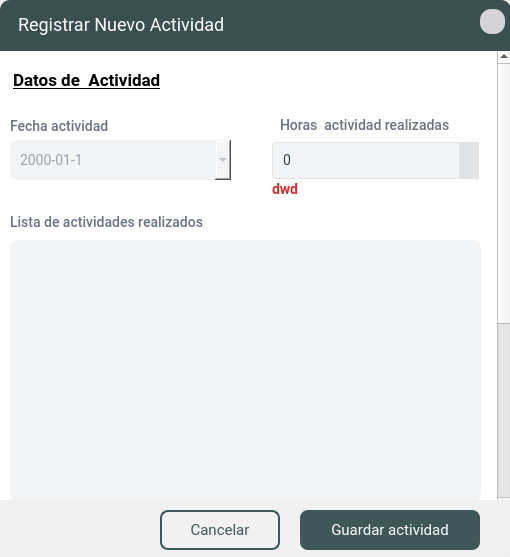
<?xml version="1.0" encoding="UTF-8"?>
<ui version="4.0">
 <class>FormularioSeguimientoEstudiante</class>
 <widget class="QDialog" name="FormularioSeguimientoEstudiante">
  <property name="geometry">
   <rect>
    <x>0</x>
    <y>0</y>
    <width>510</width>
    <height>557</height>
   </rect>
  </property>
  <property name="minimumSize">
   <size>
    <width>510</width>
    <height>557</height>
   </size>
  </property>
  <property name="maximumSize">
   <size>
    <width>510</width>
    <height>557</height>
   </size>
  </property>
  <property name="windowTitle">
   <string>Formulario Estudiante</string>
  </property>
  <layout class="QGridLayout" name="gridLayout">
   <property name="leftMargin">
    <number>0</number>
   </property>
   <property name="topMargin">
    <number>0</number>
   </property>
   <property name="rightMargin">
    <number>0</number>
   </property>
   <property name="bottomMargin">
    <number>0</number>
   </property>
   <property name="spacing">
    <number>0</number>
   </property>
   <item row="0" column="0">
    <widget class="QFrame" name="frame">
     <property name="styleSheet">
      <string notr="true">#frame{background-color: #f1f1f1;
border-top-left-radius: 10px;
border-top-right-radius: 10px; 
border-bottom-right-radius: 10px;
border-bottom-left-radius: 10px;}

</string>
     </property>
     <property name="frameShape">
      <enum>QFrame::NoFrame</enum>
     </property>
     <property name="frameShadow">
      <enum>QFrame::Raised</enum>
     </property>
     <widget class="QScrollArea" name="scrollArea">
      <property name="geometry">
       <rect>
        <x>0</x>
        <y>50</y>
        <width>511</width>
        <height>461</height>
       </rect>
      </property>
      <property name="styleSheet">
       <string notr="true">#scrollArea{background-color: #f1f1f1; 
border-bottom-right-radius: 10px;
border-bottom-left-radius: 10px;}



QLabel{
font-family: Roboto;
font-style: normal;
font-weight: 450;
font-size: 14px;
letter-spacing: 0.02em;
color: #6B7280;}


QLineEdit{
font-family: Roboto;
font-style: normal;
font-weight: normal;
font-size: 14px;
letter-spacing: 0.02em;
background: #F3F4F6;
border: 2px solid #F3F4F6;
border-radius: 8px;
color:#9CA3AF;
padding:10px}

QLineEdit::focus{
background: #FFFFFF;
border: 2px solid #344647;
border-radius: 8px;
}



QDateEdit {
    font-family: Roboto;
    font-style: normal;
    font-weight: normal;
    font-size: 14px;
    letter-spacing: 0.02em;
    background: #F3F4F6;
    color: #9CA3AF;
    padding: 8px;
    border-radius: 8px;
}

QDateEdit::up-button {
    min-width: 25px;
    min-height: 12px;
    background-color: #F3F4F6; 
    border-radius: 6px;
}

QDateEdit::down-button {
    min-width: 25px;
    min-height: 12px;
    background-color: #F3F4F6; 
    border-radius: 6px;
}

QDateEdit::up-arrow {
    image: url(:/menu/contraerarriba.png);
    width: 11px;
    height: 11px;
}

QDateEdit::down-arrow {
    image: url(:/menu/contraerabajo.png);
    width: 11px;
    height: 11px;
}

QDateEdit:focus {
    background: #FFFFFF;
    border: 2px solid #344647;
    border-radius: 8px;
}

/* Estilo para el QCalendarWidget */
QCalendarWidget {
    font-family: Roboto;
    background: #F3F4F6;
    color: #344647;
    border: 2px solid #344647;
    border-radius: 8px;
}

QCalendarWidget QToolButton {
    background-color: #F3F4F6;
    color: #344647;
    font-size: 14px;
    border: none;
    margin: 5px;
    padding: 5px;
}

QCalendarWidget QToolButton:hover {
    background-color: #E2E3E4;
}

QCalendarWidget QMenu {
    background-color: #F3F4F6;
    color: #344647;
}

QCalendarWidget QSpinBox {
    background: #F3F4F6;
    color: #344647;
    font-size: 14px;
    border: 1px solid #E2E3E4;
    border-radius: 4px;
    margin: 2px;
}

QCalendarWidget QSpinBox::up-button, QCalendarWidget QSpinBox::down-button {
    subcontrol-origin: border;
    background: #E2E3E4;
    border: none;
}

QCalendarWidget QSpinBox::up-arrow, QCalendarWidget QSpinBox::down-arrow {
    width: 10px;
    height: 10px;
}

QCalendarWidget QAbstractItemView:enabled {
    font-size: 14px;
    color: #344647;
    background-color: #FFFFFF;
    selection-background-color: #689091;
    selection-color: #FFFFFF;
    outline: none;
}

QCalendarWidget QAbstractItemView:disabled {
    color: #9CA3AF;
}

QCalendarWidget QWidget#qt_calendar_navigationbar {
    background-color: #F3F4F6;
    border-bottom: 1px solid #E2E3E4;
}



/* QLabel para Mostrar Error */
QLabel#errorNombres, #errorApellidos, #errorIdentificacion, #errorFechaNacimiento, #errorCorreo, #errorTelefono, #errorDireccion{
    font-family: Roboto;
    font-style: normal;
    font-weight: bold;
    font-size: 14px;
    color: #D32F2F; 
}

QSpinBox {
    font-family: Roboto;
    font-style: normal;
    font-weight: normal;
    font-size: 14px;
    letter-spacing: 0.02em;
    background: #F3F4F6;
    color: #344647;
    border: 1px solid #E2E3E4;
    border-radius: 4px;
    padding: 8px;
    margin: 2px;
}

QSpinBox::up-button, QSpinBox::down-button {
    subcontrol-origin: border;
    background: #E2E3E4;
    border: none;
    width: 20px;
    height: 20px;
}

QSpinBox::up-arrow, QSpinBox::down-arrow {
    width: 10px;
    height: 10px;
}

QSpinBox::up-arrow {
    image: url(:/menu/contraerarriba.png);
}

QSpinBox::down-arrow {
    image: url(:/menu/contraerabajo.png);
}

QSpinBox::up-button:hover, QSpinBox::down-button:hover {
    background-color: #CCCCCC;
}


QPlainTextEdit{
font-family: Roboto;
font-style: normal;
font-weight: normal;
font-size: 14px;
letter-spacing: 0.02em;
background: #F3F4F6;
border: 2px solid #F3F4F6;
border-radius: 8px;
color:#9CA3AF;
padding:10px}

QPlainTextEdit::focus{
background: #FFFFFF;
border: 2px solid #3a4f50;
border-radius: 8px;
}


</string>
      </property>
      <property name="frameShape">
       <enum>QFrame::NoFrame</enum>
      </property>
      <property name="widgetResizable">
       <bool>true</bool>
      </property>
      <widget class="QWidget" name="scroll_registro_estudiante">
       <property name="geometry">
        <rect>
         <x>0</x>
         <y>-309</y>
         <width>494</width>
         <height>770</height>
        </rect>
       </property>
       <property name="minimumSize">
        <size>
         <width>0</width>
         <height>770</height>
        </size>
       </property>
       <property name="styleSheet">
        <string notr="true">#scroll_registro_estudiante{
	background-color: rgb(255, 255, 255);
border-bottom-right-radius: 10px;
border-bottom-left-radius: 10px;
}
</string>
       </property>
       <widget class="QLabel" name="datospersonales">
        <property name="geometry">
         <rect>
          <x>7</x>
          <y>20</y>
          <width>261</width>
          <height>21</height>
         </rect>
        </property>
        <property name="styleSheet">
         <string notr="true">#datospersonales {
    font-family: Roboto;
    font-style: normal;
    font-weight: bold;
    font-size: 17px;
    letter-spacing: 0.02em;
    color: #000000; 
    padding: 2px; 
    text-decoration: underline; /* Agrega subrayado */
}
</string>
        </property>
        <property name="text">
         <string>Datos de  Actividad</string>
        </property>
       </widget>
       <widget class="QLabel" name="label_97">
        <property name="geometry">
         <rect>
          <x>10</x>
          <y>61</y>
          <width>161</width>
          <height>31</height>
         </rect>
        </property>
        <property name="text">
         <string>Fecha actividad</string>
        </property>
       </widget>
       <widget class="QDateEdit" name="fecha_actividad">
        <property name="geometry">
         <rect>
          <x>10</x>
          <y>90</y>
          <width>221</width>
          <height>40</height>
         </rect>
        </property>
        <property name="cursor">
         <cursorShape>PointingHandCursor</cursorShape>
        </property>
        <property name="styleSheet">
         <string notr="true"/>
        </property>
        <property name="displayFormat">
         <string>yyyy-MM-d</string>
        </property>
        <property name="calendarPopup">
         <bool>true</bool>
        </property>
       </widget>
       <widget class="QLabel" name="datosacademicos">
        <property name="geometry">
         <rect>
          <x>4</x>
          <y>500</y>
          <width>351</width>
          <height>21</height>
         </rect>
        </property>
        <property name="styleSheet">
         <string notr="true">#datosacademicos {
    font-family: Roboto;
    font-style: normal;
    font-weight: bold;
    font-size: 17px;
    letter-spacing: 0.02em;
    color: #000000; 
    padding: 2px; 
    text-decoration: underline; /* Agrega subrayado */
}
</string>
        </property>
        <property name="text">
         <string>Evidencia de actividad realizada</string>
        </property>
       </widget>
       <widget class="QSpinBox" name="horas_spinx">
        <property name="geometry">
         <rect>
          <x>270</x>
          <y>90</y>
          <width>211</width>
          <height>41</height>
         </rect>
        </property>
        <property name="maximum">
         <number>96</number>
        </property>
       </widget>
       <widget class="QLabel" name="label_98">
        <property name="geometry">
         <rect>
          <x>280</x>
          <y>60</y>
          <width>181</width>
          <height>31</height>
         </rect>
        </property>
        <property name="text">
         <string>Horas  actividad realizadas</string>
        </property>
       </widget>
       <widget class="QPlainTextEdit" name="actividades_plain">
        <property name="geometry">
         <rect>
          <x>10</x>
          <y>190</y>
          <width>471</width>
          <height>261</height>
         </rect>
        </property>
       </widget>
       <widget class="QPushButton" name="btn_subir_fotos">
        <property name="geometry">
         <rect>
          <x>10</x>
          <y>540</y>
          <width>221</width>
          <height>35</height>
         </rect>
        </property>
        <property name="styleSheet">
         <string notr="true">
QPushButton {
    font-family: Roboto;
    font-style: normal;
    font-weight: normal;
    font-size: 15px;
    letter-spacing: 0.02em;
    color: white;
    padding: 8px 16px;
	background-color: #baba00;
    border: none; 
    border-radius: 8px; 
}

QPushButton:hover {
    background: #d3d300; 
    border: none;
    border-radius: 8px;
}


QPushButton:pressed {
    background: #ecec00;
    border: none;
    border-radius: 8px;
}</string>
        </property>
        <property name="text">
         <string>Subir fotos</string>
        </property>
        <property name="icon">
         <iconset resource="../image/source.qrc">
          <normaloff>:/menu/subir-imagen.png</normaloff>:/menu/subir-imagen.png</iconset>
        </property>
        <property name="iconSize">
         <size>
          <width>19</width>
          <height>19</height>
         </size>
        </property>
       </widget>
       <widget class="QPushButton" name="btn_subir_archivo">
        <property name="geometry">
         <rect>
          <x>270</x>
          <y>540</y>
          <width>211</width>
          <height>35</height>
         </rect>
        </property>
        <property name="styleSheet">
         <string notr="true">
QPushButton {
    font-family: Roboto;
    font-style: normal;
    font-weight: normal;
    font-size: 15px;
    letter-spacing: 0.02em;
    color: white;
    padding: 8px 16px;
	background-color: #cf7c00;
    border: none; 
    border-radius: 8px; 
}

QPushButton:hover {
    background: #de8200; 
    border: none;
    border-radius: 8px;
}


QPushButton:pressed {
    background: #ff9500;
    border: none;
    border-radius: 8px;
}</string>
        </property>
        <property name="text">
         <string>Subir archivo</string>
        </property>
        <property name="icon">
         <iconset resource="../image/source.qrc">
          <normaloff>:/menu/archivo.png</normaloff>:/menu/archivo.png</iconset>
        </property>
        <property name="iconSize">
         <size>
          <width>19</width>
          <height>19</height>
         </size>
        </property>
       </widget>
       <widget class="QPlainTextEdit" name="observacion_plain">
        <property name="geometry">
         <rect>
          <x>10</x>
          <y>650</y>
          <width>471</width>
          <height>101</height>
         </rect>
        </property>
       </widget>
       <widget class="QLabel" name="datosacademicos_2">
        <property name="geometry">
         <rect>
          <x>10</x>
          <y>620</y>
          <width>271</width>
          <height>21</height>
         </rect>
        </property>
        <property name="styleSheet">
         <string notr="true">#datosacademicos {
    font-family: Roboto;
    font-style: normal;
    font-weight: bold;
    font-size: 17px;
    letter-spacing: 0.02em;
    color: #000000; 
    padding: 2px; 
    text-decoration: underline; /* Agrega subrayado */
}
</string>
        </property>
        <property name="text">
         <string>Observación ( opcional )</string>
        </property>
       </widget>
       <widget class="QLabel" name="lbl_nombre_archivo_seleccionado">
        <property name="geometry">
         <rect>
          <x>10</x>
          <y>580</y>
          <width>171</width>
          <height>16</height>
         </rect>
        </property>
        <property name="styleSheet">
         <string notr="true">color:rgb(48, 165, 255);
font: italic 10pt &quot;Roboto&quot;;</string>
        </property>
        <property name="text">
         <string>ningun archivo seleccionado</string>
        </property>
       </widget>
       <widget class="QLabel" name="lbl_nombre_archivo_seleccionado_2">
        <property name="geometry">
         <rect>
          <x>270</x>
          <y>580</y>
          <width>171</width>
          <height>16</height>
         </rect>
        </property>
        <property name="styleSheet">
         <string notr="true">color:rgb(48, 165, 255);
font: italic 10pt &quot;Roboto&quot;;</string>
        </property>
        <property name="text">
         <string>ningun archivo seleccionado</string>
        </property>
       </widget>
       <widget class="QLabel" name="label_99">
        <property name="geometry">
         <rect>
          <x>10</x>
          <y>157</y>
          <width>221</width>
          <height>31</height>
         </rect>
        </property>
        <property name="text">
         <string>Lista de actividades realizados</string>
        </property>
       </widget>
       <widget class="QLabel" name="errorNombres">
        <property name="geometry">
         <rect>
          <x>272</x>
          <y>131</y>
          <width>211</width>
          <height>16</height>
         </rect>
        </property>
        <property name="text">
         <string>dwd</string>
        </property>
       </widget>
       <widget class="QLabel" name="errorNombres_2">
        <property name="geometry">
         <rect>
          <x>12</x>
          <y>454</y>
          <width>211</width>
          <height>16</height>
         </rect>
        </property>
        <property name="text">
         <string>dwd</string>
        </property>
       </widget>
      </widget>
     </widget>
     <widget class="QFrame" name="frame_pie_pagina">
      <property name="geometry">
       <rect>
        <x>0</x>
        <y>500</y>
        <width>511</width>
        <height>51</height>
       </rect>
      </property>
      <property name="styleSheet">
       <string notr="true">#frame_pie_pagina{background-color: #f1f1f1; 
border-bottom-right-radius: 10px;
border-bottom-left-radius: 10px;}

/*  BOTON */

QPushButton {
    font-family: Roboto;
    font-style: normal;
    font-weight: normal;
    font-size: 15px;
    letter-spacing: 0.02em;
    color: white;
    padding: 8px 16px;
    background: #3f5758;
    border: none; 
    border-radius: 8px; 
}

QPushButton:hover {
    background: #4a6b6c; 
    border: none;
    border-radius: 8px;
}


QPushButton:pressed {
    background: #2e4546;
    border: none;
    border-radius: 8px;
}


/* Botón Cancelar */
QPushButton#cancelButton {
    font-family: Roboto;
    font-style: normal;
    font-weight: normal;
    font-size: 15px;
    letter-spacing: 0.02em;
    color: #3f5758;
    padding: 8px 16px;
    background: transparent;
    border: 2px solid #3f5758; 
    border-radius: 8px; 
}

QPushButton#cancelButton:hover {
    background: rgba(63, 87, 88, 0.1); /* Fondo ligeramente oscuro en hover */
    color: #2e4546; 
    border: 2px solid #2e4546;
}

QPushButton#cancelButton:pressed {
    background: rgba(63, 87, 88, 0.2); /* Fondo más oscuro en estado presionado */
    color: #1c2d2e; 
    border: 2px solid #1c2d2e;
}

</string>
      </property>
      <property name="frameShape">
       <enum>QFrame::NoFrame</enum>
      </property>
      <property name="frameShadow">
       <enum>QFrame::Raised</enum>
      </property>
      <widget class="QPushButton" name="btn_agregar_actividad">
       <property name="geometry">
        <rect>
         <x>300</x>
         <y>10</y>
         <width>180</width>
         <height>40</height>
        </rect>
       </property>
       <property name="minimumSize">
        <size>
         <width>180</width>
         <height>40</height>
        </size>
       </property>
       <property name="maximumSize">
        <size>
         <width>110</width>
         <height>40</height>
        </size>
       </property>
       <property name="cursor">
        <cursorShape>PointingHandCursor</cursorShape>
       </property>
       <property name="styleSheet">
        <string notr="true"/>
       </property>
       <property name="text">
        <string>Guardar actividad</string>
       </property>
       <property name="icon">
        <iconset resource="../image/source.qrc">
         <normaloff>:/menu/botonadd.png</normaloff>:/menu/botonadd.png</iconset>
       </property>
       <property name="iconSize">
        <size>
         <width>15</width>
         <height>21</height>
        </size>
       </property>
      </widget>
      <widget class="QPushButton" name="cancelButton">
       <property name="geometry">
        <rect>
         <x>160</x>
         <y>10</y>
         <width>120</width>
         <height>40</height>
        </rect>
       </property>
       <property name="minimumSize">
        <size>
         <width>120</width>
         <height>40</height>
        </size>
       </property>
       <property name="maximumSize">
        <size>
         <width>120</width>
         <height>40</height>
        </size>
       </property>
       <property name="cursor">
        <cursorShape>PointingHandCursor</cursorShape>
       </property>
       <property name="focusPolicy">
        <enum>Qt::NoFocus</enum>
       </property>
       <property name="styleSheet">
        <string notr="true"/>
       </property>
       <property name="text">
        <string>Cancelar</string>
       </property>
       <property name="icon">
        <iconset resource="../image/source.qrc">
         <normaloff>:/menu/no.png</normaloff>:/menu/no.png</iconset>
       </property>
       <property name="iconSize">
        <size>
         <width>15</width>
         <height>21</height>
        </size>
       </property>
      </widget>
     </widget>
     <widget class="QFrame" name="frame_2">
      <property name="geometry">
       <rect>
        <x>0</x>
        <y>0</y>
        <width>511</width>
        <height>51</height>
       </rect>
      </property>
      <property name="minimumSize">
       <size>
        <width>0</width>
        <height>0</height>
       </size>
      </property>
      <property name="maximumSize">
       <size>
        <width>16777215</width>
        <height>16777215</height>
       </size>
      </property>
      <property name="styleSheet">
       <string notr="true">#frame_2{background: #3A4F50 ;border-top-left-radius: 10px;
border-top-right-radius: 10px;}</string>
      </property>
      <property name="frameShape">
       <enum>QFrame::NoFrame</enum>
      </property>
      <property name="frameShadow">
       <enum>QFrame::Raised</enum>
      </property>
      <widget class="QToolButton" name="btn_closeedit">
       <property name="geometry">
        <rect>
         <x>480</x>
         <y>9</y>
         <width>25</width>
         <height>25</height>
        </rect>
       </property>
       <property name="focusPolicy">
        <enum>Qt::NoFocus</enum>
       </property>
       <property name="toolTip">
        <string>Cerrar</string>
       </property>
       <property name="styleSheet">
        <string notr="true">#btn_closeedit{
font-family: Roboto;
font-weight: normal;
font-size: 14px;
background-color: #d5d5d8;
color: #6B7280;
border-radius:11px
}



#btn_closeedit:hover{background:#ce4d3a ;
border-radius:11px; }

</string>
       </property>
       <property name="text">
        <string/>
       </property>
       <property name="icon">
        <iconset resource="../image/source.qrc">
         <normaloff>:/menu/x.png</normaloff>:/menu/x.png</iconset>
       </property>
       <property name="iconSize">
        <size>
         <width>13</width>
         <height>13</height>
        </size>
       </property>
       <property name="autoRaise">
        <bool>true</bool>
       </property>
      </widget>
      <widget class="QLabel" name="lbl_titulo_ventana">
       <property name="geometry">
        <rect>
         <x>18</x>
         <y>14</y>
         <width>401</width>
         <height>21</height>
        </rect>
       </property>
       <property name="styleSheet">
        <string notr="true">QLabel{font-family: Roboto;
font-style: normal;
font-weight: normal;
font-size: 18px;
line-height: 23px;
letter-spacing: 0.02em;
color: #FFFFFF;}</string>
       </property>
       <property name="text">
        <string>Registrar Nuevo Actividad</string>
       </property>
      </widget>
     </widget>
    </widget>
   </item>
  </layout>
 </widget>
 <resources>
  <include location="../image/source.qrc"/>
 </resources>
 <connections/>
</ui>
